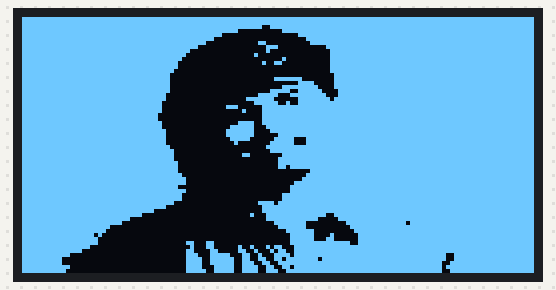
Bench run of a sketch on a simulated Arduino Mega 2560, built with avr-gcc and run on an emulated ATmega2560. On the bench: 128×64 one-colour display.

Above: at 2.2 s.
At 7.2 s:
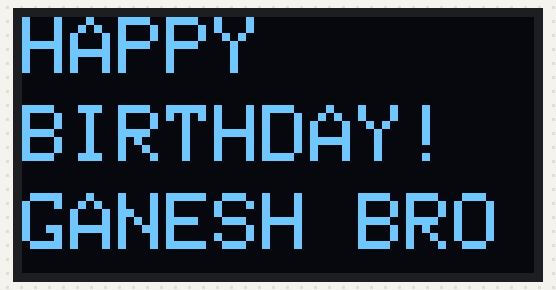
At 10.2 s:
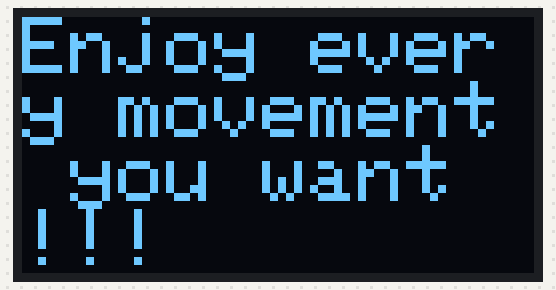

The sketch:

ganesh_happy_birthday_oled.ino
```cpp
#include <Adafruit_SH1106.h>
#include <SPI.h>
#include <Wire.h>
#include <Adafruit_GFX.h>

#define OLED_SDA 21
#define OLED_SCL 22

Adafruit_SH1106 display(21, 22);

#define NUMFLAKES 10
#define XPOS 0
#define YPOS 1
#define DELTAY 2

#if (SH1106_LCDHEIGHT != 64)
#error("Height incorrect, please fix Adafruit_SH1106.h!");
#endif


// Bitmap of  Image
const unsigned char Ganesh [] PROGMEM = {
0xff, 0xff, 0xff, 0xff, 0xff, 0xff, 0xff, 0xff, 0xff, 0xff, 0xff, 0xff, 0xff, 0xff, 0xff, 0xff,
  0xff, 0xff, 0xff, 0xff, 0xff, 0xff, 0xff, 0xff, 0xff, 0xff, 0xff, 0xff, 0xff, 0xff, 0xff, 0xff,
  0xff, 0xff, 0xff, 0xff, 0xff, 0xff, 0xff, 0xf3, 0xff, 0xff, 0xff, 0xff, 0xff, 0xff, 0xff, 0xff,
  0xff, 0xff, 0xff, 0xff, 0xff, 0xff, 0xfc, 0x00, 0x7f, 0xff, 0xff, 0xff, 0xff, 0xff, 0xff, 0xff,
  0xff, 0xff, 0xff, 0xff, 0xff, 0xff, 0xc0, 0x00, 0x07, 0xff, 0xff, 0xff, 0xff, 0xff, 0xff, 0xff,
  0xff, 0xff, 0xff, 0xff, 0xff, 0xff, 0x00, 0x00, 0x01, 0xff, 0xff, 0xff, 0xff, 0xff, 0xff, 0xff,
  0xff, 0xff, 0xff, 0xff, 0xff, 0xfc, 0x00, 0x18, 0x00, 0xff, 0xff, 0xff, 0xff, 0xff, 0xff, 0xff,
  0xff, 0xff, 0xff, 0xff, 0xff, 0xf0, 0x00, 0x07, 0x00, 0x0f, 0xff, 0xff, 0xff, 0xff, 0xff, 0xff,
  0xff, 0xff, 0xff, 0xff, 0xff, 0xc0, 0x00, 0x04, 0x00, 0x07, 0xff, 0xff, 0xff, 0xff, 0xff, 0xff,
  0xff, 0xff, 0xff, 0xff, 0xff, 0x80, 0x00, 0x20, 0x00, 0x07, 0xff, 0xff, 0xff, 0xff, 0xff, 0xff,
  0xff, 0xff, 0xff, 0xff, 0xff, 0x00, 0x00, 0x00, 0x40, 0x07, 0xff, 0xff, 0xff, 0xff, 0xff, 0xff,
  0xff, 0xff, 0xff, 0xff, 0xfe, 0x00, 0x00, 0x09, 0x80, 0x07, 0xff, 0xff, 0xff, 0xff, 0xff, 0xff,
  0xff, 0xff, 0xff, 0xff, 0xfe, 0x00, 0x00, 0x00, 0x00, 0x07, 0xff, 0xff, 0xff, 0xff, 0xff, 0xff,
  0xff, 0xff, 0xff, 0xff, 0xfc, 0x00, 0x00, 0x00, 0x00, 0x07, 0xff, 0xff, 0xff, 0xff, 0xff, 0xff,
  0xff, 0xff, 0xff, 0xff, 0xf8, 0x00, 0x00, 0x00, 0x00, 0x03, 0xff, 0xff, 0xff, 0xff, 0xff, 0xff,
  0xff, 0xff, 0xff, 0xff, 0xf8, 0x00, 0x00, 0x01, 0xfc, 0x03, 0xff, 0xff, 0xff, 0xff, 0xff, 0xff,
  0xff, 0xff, 0xff, 0xff, 0xf8, 0x00, 0x00, 0x00, 0x07, 0x83, 0xff, 0xff, 0xff, 0xff, 0xff, 0xff,
  0xff, 0xff, 0xff, 0xff, 0xf8, 0x00, 0x00, 0x00, 0x7f, 0xc3, 0xff, 0xff, 0xff, 0xff, 0xff, 0xff,
  0xff, 0xff, 0xff, 0xff, 0xf8, 0x00, 0x00, 0x03, 0xe7, 0xe1, 0xff, 0xff, 0xff, 0xff, 0xff, 0xff,
  0xff, 0xff, 0xff, 0xff, 0xf0, 0x00, 0x00, 0x1f, 0x1f, 0xf1, 0xff, 0xff, 0xff, 0xff, 0xff, 0xff,
  0xff, 0xff, 0xff, 0xff, 0xf0, 0x00, 0x00, 0xfe, 0x07, 0xfb, 0xff, 0xff, 0xff, 0xff, 0xff, 0xff,
  0xff, 0xff, 0xff, 0xff, 0xe0, 0x00, 0x00, 0x3f, 0x27, 0xff, 0xff, 0xff, 0xff, 0xff, 0xff, 0xff,
  0xff, 0xff, 0xff, 0xff, 0xe0, 0x00, 0x1c, 0x0f, 0xff, 0xff, 0xff, 0xff, 0xff, 0xff, 0xff, 0xff,
  0xff, 0xff, 0xff, 0xff, 0xe0, 0x00, 0x01, 0x0f, 0xff, 0xff, 0xff, 0xff, 0xff, 0xff, 0xff, 0xff,
  0xff, 0xff, 0xff, 0xff, 0xc0, 0x00, 0x00, 0x0f, 0xff, 0xff, 0xff, 0xff, 0xff, 0xff, 0xff, 0xff,
  0xff, 0xff, 0xff, 0xff, 0xc0, 0x00, 0x00, 0x0f, 0xff, 0xff, 0xff, 0xff, 0xff, 0xff, 0xff, 0xff,
  0xff, 0xff, 0xff, 0xff, 0xe0, 0x00, 0x03, 0xcf, 0xff, 0xff, 0xff, 0xff, 0xff, 0xff, 0xff, 0xff,
  0xff, 0xff, 0xff, 0xff, 0xe0, 0x00, 0x0f, 0xc7, 0xff, 0xff, 0xff, 0xff, 0xff, 0xff, 0xff, 0xff,
  0xff, 0xff, 0xff, 0xff, 0xf0, 0x00, 0x1f, 0xc3, 0xff, 0xff, 0xff, 0xff, 0xff, 0xff, 0xff, 0xff,
  0xff, 0xff, 0xff, 0xff, 0xf0, 0x00, 0x1f, 0xc0, 0xff, 0xff, 0xff, 0xff, 0xff, 0xff, 0xff, 0xff,
  0xff, 0xff, 0xff, 0xff, 0xf0, 0x00, 0x0f, 0x81, 0xf1, 0xff, 0xff, 0xff, 0xff, 0xff, 0xff, 0xff,
  0xff, 0xff, 0xff, 0xff, 0xf0, 0x00, 0x04, 0x03, 0xf1, 0xff, 0xff, 0xff, 0xff, 0xff, 0xff, 0xff,
  0xff, 0xff, 0xff, 0xff, 0xf8, 0x00, 0x00, 0x07, 0xff, 0xff, 0xff, 0xff, 0xff, 0xff, 0xff, 0xff,
  0xff, 0xff, 0xff, 0xff, 0xfc, 0x00, 0x00, 0x03, 0xff, 0xff, 0xff, 0xff, 0xff, 0xff, 0xff, 0xff,
  0xff, 0xff, 0xff, 0xff, 0xfc, 0x00, 0x01, 0x80, 0x7f, 0xff, 0xff, 0xff, 0xff, 0xff, 0xff, 0xff,
  0xff, 0xff, 0xff, 0xff, 0xfc, 0x00, 0x00, 0x00, 0xff, 0xff, 0xff, 0xff, 0xff, 0xff, 0xff, 0xff,
  0xff, 0xff, 0xff, 0xff, 0xfe, 0x00, 0x00, 0x00, 0xff, 0xff, 0xff, 0xff, 0xff, 0xff, 0xff, 0xff,
  0xff, 0xff, 0xff, 0xff, 0xfe, 0x00, 0x00, 0x00, 0xdf, 0xff, 0xff, 0xff, 0xff, 0xff, 0xff, 0xff,
  0xff, 0xff, 0xff, 0xff, 0xfe, 0x00, 0x00, 0x00, 0x00, 0xff, 0xff, 0xff, 0xff, 0xff, 0xff, 0xff,
  0xff, 0xff, 0xff, 0xff, 0xff, 0x00, 0x00, 0x00, 0x01, 0xff, 0xff, 0xff, 0xff, 0xff, 0xff, 0xff,
  0xff, 0xff, 0xff, 0xff, 0xff, 0x80, 0x00, 0x00, 0x03, 0xff, 0xff, 0xff, 0xff, 0xff, 0xff, 0xff,
  0xff, 0xff, 0xff, 0xff, 0xff, 0x80, 0x00, 0x00, 0x0f, 0xff, 0xff, 0xff, 0xff, 0xff, 0xff, 0xff,
  0xff, 0xff, 0xff, 0xff, 0xfe, 0x00, 0x00, 0x00, 0x1f, 0xff, 0xff, 0xff, 0xff, 0xff, 0xff, 0xff,
  0xff, 0xff, 0xff, 0xff, 0xff, 0x80, 0x00, 0x00, 0x1f, 0xff, 0xff, 0xff, 0xff, 0xff, 0xff, 0xff,
  0xff, 0xff, 0xff, 0xff, 0xff, 0x00, 0x00, 0x00, 0x7f, 0xff, 0xff, 0xff, 0xff, 0xff, 0xff, 0xff,
  0xff, 0xff, 0xff, 0xff, 0xff, 0x00, 0x00, 0x00, 0x7f, 0xff, 0xff, 0xff, 0xff, 0xff, 0xff, 0xff,
  0xff, 0xff, 0xff, 0xff, 0xfc, 0x00, 0x00, 0x1e, 0xff, 0xff, 0xff, 0xff, 0xff, 0xff, 0xff, 0xff,
  0xff, 0xff, 0xff, 0xff, 0xf0, 0x00, 0x00, 0x0f, 0xff, 0xff, 0xff, 0xff, 0xff, 0xff, 0xff, 0xff,
  0xff, 0xff, 0xff, 0xff, 0x80, 0x00, 0x00, 0x0f, 0xff, 0xff, 0xff, 0xff, 0xff, 0xff, 0xff, 0xff,
  0xff, 0xff, 0xff, 0xfc, 0x00, 0x00, 0x00, 0x47, 0xff, 0xf3, 0xff, 0xff, 0xff, 0xff, 0xff, 0xff,
  0xff, 0xff, 0xff, 0xe0, 0x00, 0x00, 0x00, 0x07, 0xff, 0xc1, 0xff, 0xff, 0xff, 0xff, 0xff, 0xff,
  0xff, 0xff, 0xff, 0x80, 0x00, 0x00, 0x00, 0x01, 0xfe, 0x00, 0x7f, 0xff, 0x7f, 0xff, 0xff, 0xff,
  0xff, 0xff, 0xfc, 0x00, 0x00, 0x00, 0x00, 0x00, 0xfe, 0x00, 0x3f, 0xff, 0xff, 0xff, 0xff, 0xff,
  0xff, 0xff, 0xf8, 0x00, 0x00, 0x00, 0x00, 0x00, 0x3f, 0x80, 0x1f, 0xff, 0xff, 0xff, 0xff, 0xff,
  0xff, 0xff, 0xd0, 0x00, 0x00, 0x00, 0x00, 0x00, 0x1f, 0x84, 0x0f, 0xff, 0xff, 0xff, 0xff, 0xff,
  0xff, 0xff, 0xe0, 0x00, 0x00, 0x00, 0x00, 0x00, 0x1f, 0x8c, 0x0f, 0xff, 0xff, 0xff, 0xff, 0xff,
  0xff, 0xff, 0xe0, 0x00, 0x00, 0x63, 0x00, 0x00, 0x1f, 0xff, 0xcf, 0xff, 0xff, 0xff, 0xff, 0xff,
  0xff, 0xff, 0x80, 0x00, 0x00, 0x23, 0x02, 0x45, 0x8f, 0xff, 0xff, 0xff, 0xff, 0xff, 0xff, 0xff,
  0xff, 0xfe, 0x00, 0x00, 0x00, 0x61, 0x83, 0x22, 0xcf, 0xff, 0xff, 0xff, 0xff, 0xff, 0xff, 0xff,
  0xff, 0xf0, 0x00, 0x00, 0x00, 0x71, 0xf1, 0x91, 0xef, 0xff, 0xff, 0xff, 0xff, 0xcf, 0xff, 0xff,
  0xff, 0xc0, 0x00, 0x00, 0x00, 0x79, 0xf9, 0x99, 0xbf, 0xdf, 0xff, 0xff, 0xff, 0xcf, 0xff, 0xff,
  0xff, 0xc0, 0x00, 0x00, 0x00, 0x79, 0xf9, 0xcc, 0xff, 0xff, 0xff, 0xff, 0xff, 0x9f, 0xff, 0xff,
  0xff, 0xf0, 0x00, 0x00, 0x00, 0x78, 0xf9, 0xe6, 0x6f, 0xff, 0xff, 0xff, 0xff, 0xbf, 0xff, 0xff,
  0xff, 0xe0, 0x00, 0x00, 0x00, 0x7c, 0xf9, 0xe7, 0x3f, 0xff, 0xff, 0xff, 0xff, 0x9f, 0xff, 0xff
};


void setup()
{
  pinMode(OLED_SDA, INPUT_PULLUP);           // set pin to input
  pinMode(OLED_SCL, INPUT_PULLUP);           // set pin to input
  Serial.begin(115200);

 display.begin(SH1106_SWITCHCAPVCC, 0x3C);
  display.display();
  delay(2000);
  // Invert Display
  //display.invertDisplay(1);
}

void loop() {
    // Clear the buffer.
  display.clearDisplay();

  // Display bitmap
  display.drawBitmap(0, 0,Ganesh, 128, 64, WHITE);
  display.display();
  delay(5000);

///happy birthday
     display.clearDisplay();


    display.setCursor(0,0);
    display.setTextSize(2);
    display.setTextColor(WHITE);
    display.println("HAPPY");

    display.setCursor(0,22);
    display.setTextSize(2);
    display.setTextColor(WHITE);
    display.println("BIRTHDAY!");

    display.setCursor(0,44);
    display.setTextSize(2);
    display.setTextColor(WHITE);
    display.println("GANESH BRO");
    display.display();
    delay(3000);

    display.clearDisplay();

      // quatation
     display.setCursor(0,0);
    display.setTextSize(2);
    display.setTextColor(WHITE);
    display.println("Enjoy every movement you want !!!");
    display.display();
    delay(5000);

  }
```

Measured:
- by itself, everything shown: repeats every 13.1 s, in 3 steps
- what the display in image 0 shows lasts 5.0 s, from 2.1 s to 7.1 s
- what the display in image 1 shows lasts 3.1 s, from 7.1 s to 10.2 s
